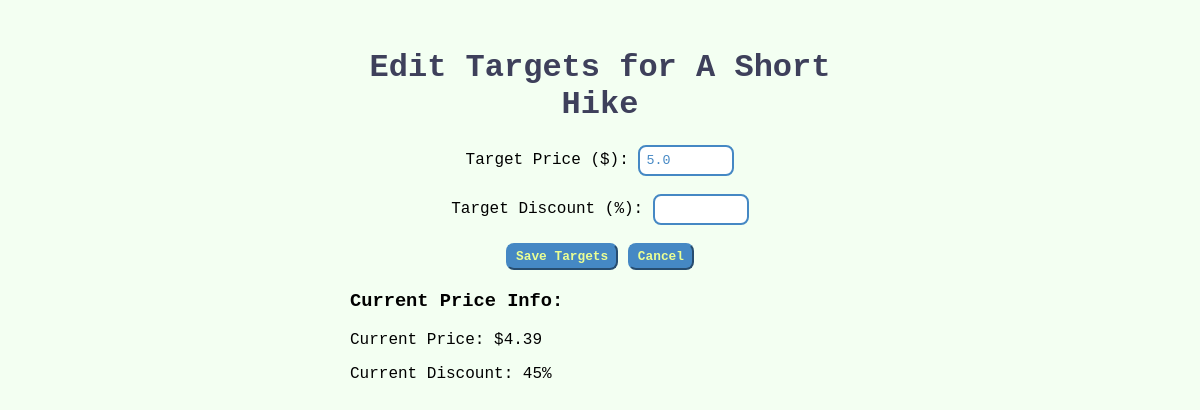
Before: /games/4/edit/ with the older database file.
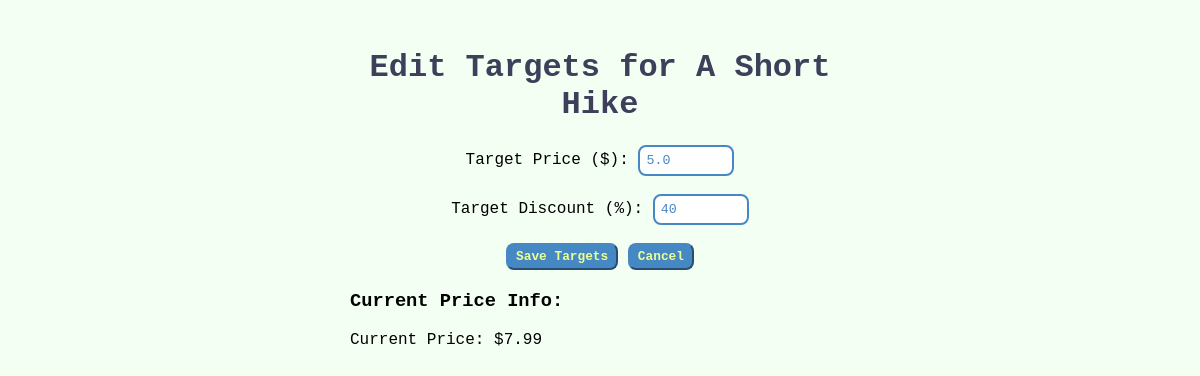
After: the same page with the newer database file.
### scraper/models.py (models this page shows, shortened)
class PriceHistory(models.Model):
    game = models.ForeignKey(Game, on_delete=models.CASCADE, related_name='prices')
    discount = models.IntegerField(null=True, blank=True)
    current_price = models.FloatField()
    original_price = models.FloatField(null=True, blank=True)
    date_checked = models.DateTimeField(auto_now_add=True)
    class Meta:
        ordering = ['-date_checked']

class Game(models.Model):
    url = models.URLField(unique=True)
    title = models.CharField(max_length=255)
    added_date = models.DateTimeField(auto_now_add=True)
    target_price = models.FloatField(null=True, blank=True)
    target_discount = models.IntegerField(null=True, blank=True)
    notified = models.BooleanField(default=False)

### scraper/views.py (the view, shortened to what this page needs)
# urls.py: path('games/<int:pk>/edit/', views.edit_game, name='edit_game'),
def edit_game(request, pk):
    game = get_object_or_404(Game, pk=pk)
    return render(request, 'scraper/edit_game.html', {'game': game})

### scraper/templates/scraper/edit_game.html (shortened to what this page needs)
{% extends "scraper/base.html" %}
{% block content %}
<h1>Edit Targets for {{ game.title }}</h1>
<form method="post">
    <div class="form-group">
        <label for="target_price">Target Price ($):</label>
        <input type="number"
               step="0.01"
               name="target_price"
               id="target_price"
               value="{{ game.target_price|default:'' }}"
               class="small-input">
    </div>
    <br>
    <div class="form-group">
        <label for="target_discount">Target Discount (%):</label>
        <input type="number"
               name="target_discount"
               id="target_discount"
               value="{{ game.target_discount|default:'' }}"
               class="small-input">
    </div>
    <br>
    <button type="submit" class="small-button">Save Targets</button>
    <a href="{% url 'game_detail' game.pk %}">
        <button type="button" class="small-button">Cancel</button>
    </a>
</form>
<div class="current-price">
    <h3>Current Price Info:</h3>
    {% if game.prices.exists %}
        {% with latest=game.prices.first %}
            <p>Current Price: ${{ latest.current_price }}</p>
            {% if latest.discount %}
                <p>Current Discount: {{ latest.discount }}%</p>
            {% endif %}
        {% endwith %}
    {% endif %}
</div>
{% endblock %}

Changed rows visible on the page:
no longer on this page (row unchanged): PriceHistory: current_price "4.39", discount "45"
changed Game "A Short Hike": target_discount (not shown) → "40"
added PriceHistory: current_price "7.99"
Other visible differences:
text no longer shown: "Current Discount: %"
